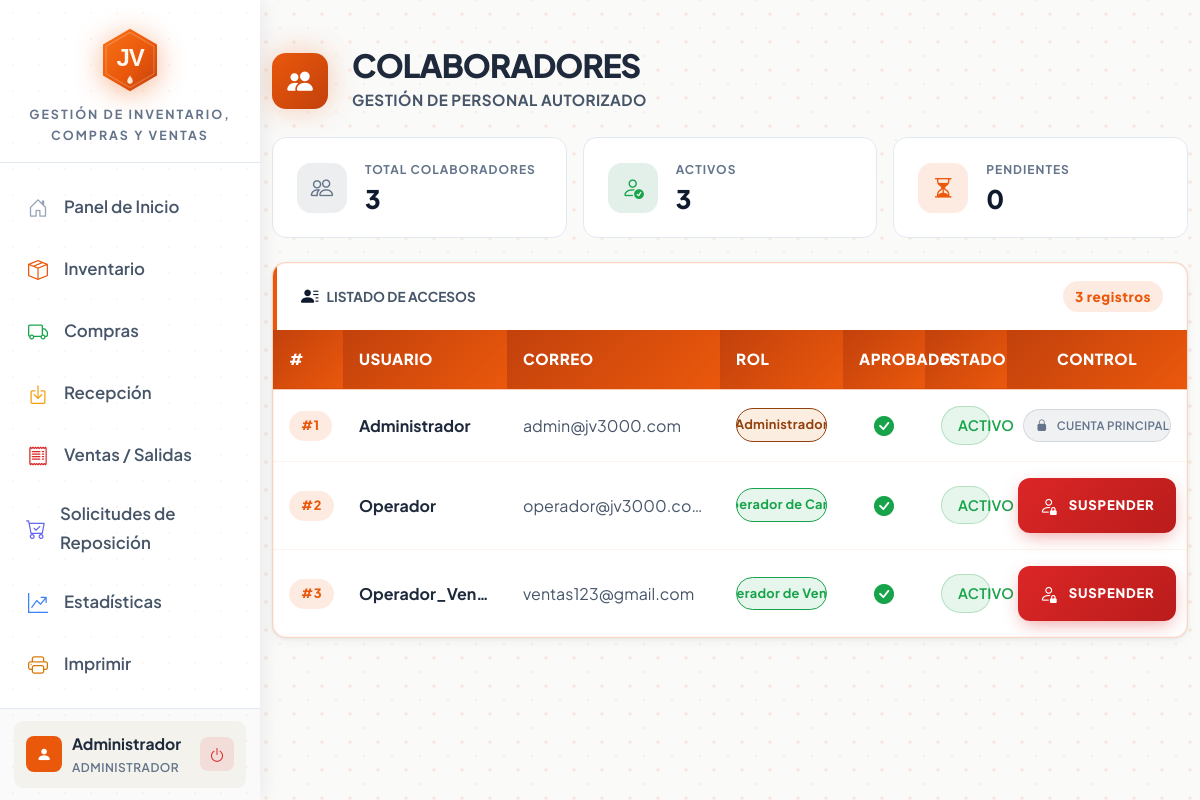
The app's page /dashboard/usuarios.php (signed in) with its own data.
### tables this page shows
CREATE TABLE `usuarios` (
  `id_usuario` int(11) NOT NULL AUTO_INCREMENT,
  `usuario` varchar(50) NOT NULL,
  `correo` varchar(100) NOT NULL,
  `password` varchar(255) NOT NULL,
  `id_rol` int(11) DEFAULT NULL,
  `status` enum('Activo','Inactivo') NOT NULL DEFAULT 'Activo',
  `aprobado` tinyint(1) DEFAULT 0 COMMENT '0=Pendiente, 1=Aprobado',
  `pregunta_seguridad` varchar(200) DEFAULT NULL,
  `respuesta_seguridad` varchar(255) DEFAULT NULL,
  PRIMARY KEY (`id_usuario`),
  UNIQUE KEY `idx_user` (`usuario`),
  UNIQUE KEY `idx_email` (`correo`),
  KEY `fk_rol` (`id_rol`),
  CONSTRAINT `fk_usuarios_rol` FOREIGN KEY (`id_rol`) REFERENCES `roles` (`id_rol`)
);

CREATE TABLE `roles` (
  `id_rol` int(11) NOT NULL AUTO_INCREMENT,
  `nombre_rol` varchar(50) NOT NULL,
  `descripcion` varchar(255) DEFAULT NULL,
  `created_at` timestamp NOT NULL DEFAULT current_timestamp(),
  PRIMARY KEY (`id_rol`),
  UNIQUE KEY `idx_nombre_rol` (`nombre_rol`)
);

### includes/Database.php (called while the page is built, shortened)
<?php
class Database
{
    private static ?self $instance = null;
    private ?mysqli $conn = null;
    public static function getInstance(): self
    {
        if (self::$instance === null) {
            self::$instance = new self();
        }
        return self::$instance;
    }
    public function connect(string $host, string $user, string $pass, string $db): void
    {
        $this->conn = new mysqli($host, $user, $pass, $db);
        $this->conn->set_charset('utf8mb4');
        $this->conn->autocommit(true);
    }
    public function execute(string $sql, array $params = []): mysqli_stmt
    {
        $stmt = $this->conn->prepare($sql);
        if (!empty($params)) {
            $types = '';
            $bindValues = [];
            foreach ($params as $p) {
                if (is_int($p)) {
                    $types .= 'i';
                } elseif (is_float($p)) {
                    $types .= 'd';
                } elseif (is_null($p)) {
                    $types .= 's';
                    $p = null;
                } else {
                    $types .= 's';
                }
                $bindValues[] = $p;
            }
            if (!empty($bindValues)) {
                $stmt->bind_param($types, ...$bindValues);
            }
        }
        if (!$stmt->execute()) {
            throw new RuntimeException('Error ejecutando consulta: ' . $stmt->error);
        }
        return $stmt;
    }
    public function fetchOne(string $sql, array $params = []): ?array
    {
        $stmt = $this->execute($sql, $params);
        $result = $stmt->get_result();
        $row = $result->fetch_assoc();
        return $row ?: null;
    }
    public function fetchAll(string $sql, array $params = []): array
    {
        $stmt = $this->execute($sql, $params);
        $result = $stmt->get_result();
        $rows = $result->fetch_all(MYSQLI_ASSOC);
        return $rows;
    }
}

### dashboard/usuarios.php (the view, shortened to what this page needs)
<?php
$db = Database::getInstance();
$id_propio = $_SESSION['id_usuario'];
$usuarios = $db->fetchAll("SELECT u.id_usuario, u.usuario, u.correo, u.id_rol, r.nombre_rol, u.status, COALESCE(u.aprobado, 1) as aprobado, u.pregunta_seguridad FROM usuarios u LEFT JOIN roles r ON u.id_rol = r.id_rol ORDER BY u.usuario ASC");
$total_users = $db->fetchOne("SELECT COUNT(*) as t FROM usuarios")['t'];
$activos = $db->fetchOne("SELECT COUNT(*) as t FROM usuarios WHERE status='Activo'")['t'];
$pendientes = $db->fetchOne("SELECT COUNT(*) as t FROM usuarios WHERE COALESCE(aprobado,0)=0")['t'];
?>
<!DOCTYPE html>
<html lang="es">
<head>
    <?php include '../includes/diseno.php'; ?>
    <link rel="stylesheet" href="../assets/dashboard/usuarios.css?v=6">
</head>
<body class="usuarios-page">
    <?php include '../includes/sidebar.php'; ?>
    <div class="main-wrapper" id="mainWrapper">
        <div class="pagina-usuarios">
            <div class="container py-5">
                <div class="d-flex align-items-center gap-4 mb-4">
                    <div class="user-header-icon">
                        <i class="bi bi-people-fill"></i>
                    </div>
                    <div>
                        <h1 class="module-title">COLABORADORES</h1>
                        <p class="module-subtitle">Gestión de Personal Autorizado</p>
                    </div>
                </div>
                <div class="row g-3 mb-4">
                    <div class="col-md-4">
                        <div class="widget-card">
                            <div class="widget-icon" style="background:rgba(108,117,125,0.12);color:var(--jv-text-muted);">
                                <i class="bi bi-people"></i>
                            </div>
                            <div>
                                <div class="widget-label">Total Colaboradores</div>
                                <div class="widget-value"><?php echo $total_users; ?></div>
                            </div>
                        </div>
                    </div>
                    <div class="col-md-4">
                        <div class="widget-card">
                            <div class="widget-icon" style="background:rgba(25,135,84,0.12);color:var(--jv-success);">
                                <i class="bi bi-person-check"></i>
                            </div>
                            <div>
                                <div class="widget-label">Activos</div>
                                <div class="widget-value"><?php echo $activos; ?></div>
                            </div>
                        </div>
                    </div>
                    <div class="col-md-4">
                        <div class="widget-card">
                            <div class="widget-icon" style="background:rgba(234,88,12,0.12);color:var(--jv-orange);">
                                <i class="bi bi-hourglass-split"></i>
                            </div>
                            <div>
                                <div class="widget-label">Pendientes</div>
                                <div class="widget-value"><?php echo $pendientes; ?></div>
                            </div>
                        </div>
                    </div>
                </div>
                <div class="card-jv p-0 overflow-hidden">
                    <div class="header-card d-flex align-items-center gap-2">
                        <i class="bi bi-person-lines-fill" style="color:var(--jv-navy);"></i>
                        <span class="fw-bold small text-secondary text-uppercase">Listado de Accesos</span>
                        <span class="codigo-badge ms-auto"><?php echo $total_users; ?> registros</span>
                    </div>
                    <div class="table-responsive">
                        <table class="table-jv mb-0">
                            <thead>
                                <tr>
                                    <th style="width:70px;">#</th>
                                    <th style="width:20%;">USUARIO</th>
                                    <th style="width:26%;">CORREO</th>
                                    <th style="width:15%;">ROL</th>
                                    <th class="text-center" style="width:10%;">APROBADO</th>
                                    <th class="text-center" style="width:10%;">ESTADO</th>
                                    <th class="text-center" style="width:180px;">CONTROL</th>
                                </tr>
                            </thead>
                            <tbody>
                                <?php if (!empty($usuarios)): ?>
                                    <?php foreach ($usuarios as $row): ?>
                                        <tr>
                                            <td class="text-secondary small"><span class="codigo-badge">#<?php echo $row['id_usuario']; ?></span></td>
                                            <td class="fw-bold usuario-cell" title="<?php echo htmlspecialchars($row['usuario']); ?>">
                                                <?php echo htmlspecialchars($row['usuario']); ?>
                                            </td>
                                            <td class="text-secondary small correo-cell" title="<?php echo htmlspecialchars($row['correo'] ?? 'N/A'); ?>"><?php echo htmlspecialchars($row['correo'] ?? 'N/A'); ?></td>
                                            <td>
                                                <?php
                                                $role_class = 'badge-secondary';
                                                $role_text = $row['nombre_rol'] ?? '';
                                                if ($row['id_rol'] == 1) $role_class = 'badge-warning';
                                                if ($row['id_rol'] == 2 || $row['id_rol'] == 3) $role_class = 'badge-success';
                                                ?>
                                                <span class="role-badge <?php echo $role_class; ?>" title="<?php echo htmlspecialchars($role_text); ?>"><?php echo $role_text; ?></span>
                                            </td>
                                            <td class="text-center">
                                                <?php if ($row['aprobado'] == 1): ?>
                                                    <i class="bi bi-check-circle-fill fs-5" style="color:var(--jv-success);"></i>
                                                <?php else: ?>
                                                    <i class="bi bi-hourglass-split fs-5" style="color:var(--jv-warning);"></i>
                                                <?php endif; ?>
                                            </td>
                                            <td class="text-center">
                                                <span class="badge-jv <?php echo ($row['status'] == 'Activo') ? 'badge-success' : 'badge-danger'; ?>">
                                                    <?php echo strtoupper($row['status']); ?>
                                                </span>
                                            </td>
                                            <td class="text-center">
                                                <div class="d-flex justify-content-center">
                                                    <?php if ($row['id_usuario'] == $id_propio): ?>
                                                        <span class="badge-jv badge-secondary" style="font-size:.72rem;padding:6px 12px;"><i class="bi bi-lock-fill me-1"></i>CUENTA PRINCIPAL</span>
                                                    <?php elseif ($row['status'] == 'Activo'): ?>
                                                        <button class="btn-suspend" onclick="confirmarToggle(<?php echo (int)$row['id_usuario']; ?>, <?php echo htmlspecialchars(json_encode($row['usuario'], JSON_HEX_TAG | JSON_HEX_AMP | JSON_HEX_APOS | JSON_HEX_QUOT), ENT_QUOTES, 'UTF-8'); ?>, 'suspender')">
                                                            <i class="bi bi-person-lock me-1"></i>SUSPENDER
                                                        </button>
                                                    <?php endif; ?>
                                                </div>
                                            </td>
                                        </tr>
                                    <?php endforeach; ?>
                                <?php endif; ?>
                            </tbody>
                        </table>
                    </div>
                </div>
            </div>
        </div>
    </div>
</body>
</html>

### records on screen
usuarios: id_usuario "1", usuario "Administrador", correo "admin@jv3000.com", id_rol.nombre_rol "Administr…", status "ACTIVO", shows "CUENTA PRINCIPAL"
usuarios: id_usuario "2", usuario "Operador", correo "operador@jv3000.co…", id_rol.nombre_rol "Operador d…", status "ACTIVO"
usuarios: id_usuario "3", usuario "Operador_Ven…", correo "ventas123@gmail.com", id_rol.nombre_rol "Operador de…", status "ACTIVO"

### other values on screen
$nombre_visual "Administrador"
$rol_visual "ADMINISTRADOR"
$total_users "3"
$activos "3"
$pendientes "0"
